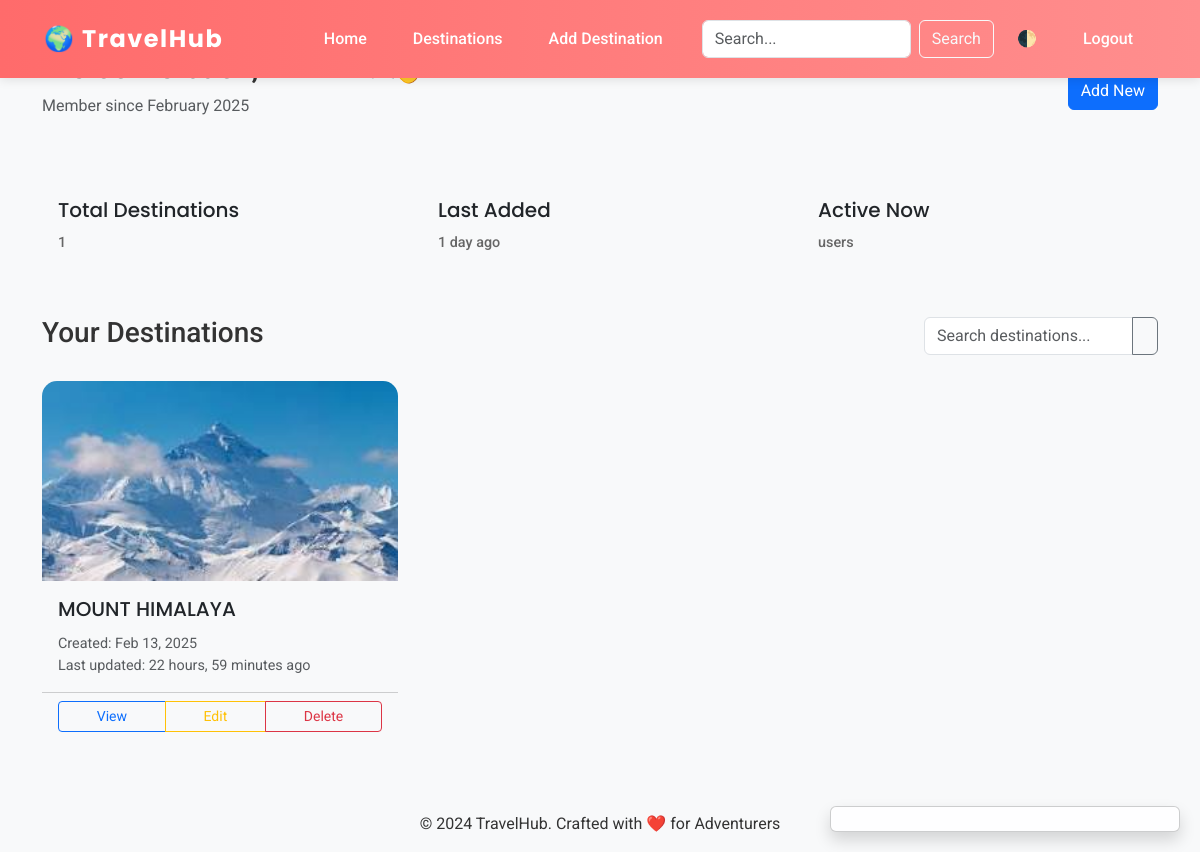
The page /dashboard/ (signed in) on the database its author committed.
### destinations/models.py (models this page shows, shortened)
class Destination(models.Model):
    created_by = models.ForeignKey(
        User,
        on_delete=models.CASCADE,
        related_name='created_destinations',
        verbose_name='Created By'
    )
    favorited_by = models.ManyToManyField(
        User,
        related_name='favorite_destinations',
        blank=True,
        verbose_name='Favorited By'
    )
    place_name = models.CharField(
        max_length=200,
        verbose_name='Destination Name',
        help_text="Official name of the tourist destination"
    )
    state = models.CharField(
        max_length=100,
        verbose_name='State/Province',
        help_text="State or province where the destination is located"
    )
    district = models.CharField(
        max_length=100,
        verbose_name='District/County',
        help_text="District or county within the state"
    )
    description = models.TextField(
        verbose_name='Description',
        help_text="Detailed description of the location and its attractions"
    )
    weather = models.CharField(
        max_length=100,
        verbose_name='Climate',
        help_text="Typical weather conditions and climate"
    )
    google_map_link = models.URLField(
        max_length=500,
        verbose_name='Google Maps Link',
        help_text="Full Google Maps URL for the location"
    )
    image = models.ImageField(
        upload_to='destinations/%Y/%m/%d/',
        verbose_name='Featured Image',
        help_text="Primary display image for the destination"
    )
    is_featured = models.BooleanField(
        default=False,
        verbose_name='Featured Destination',
        help_text="Check to highlight this as a featured destination"
    )
    created_at = models.DateTimeField(
        auto_now_add=True,
        verbose_name='Creation Date',
        editable=False
    )
    modified_at = models.DateTimeField(
        auto_now=True,
        verbose_name='Last Modified'
    )
    class Meta:
        ordering = ['-created_at']
        verbose_name = 'Tourist Destination'
        verbose_name_plural = 'Tourist Destinations'
        indexes = [
            models.Index(fields=['place_name', 'state']),
            models.Index(fields=['created_at']),
            models.Index(fields=['is_featured']),
        ]

### destinations/views.py (the view)
# urls.py: path('dashboard/', DashboardView.as_view(), name='dashboard'),
class DashboardView(LoginRequiredMixin, ListView):
    template_name = 'destinations/dashboard.html'
    context_object_name = 'created_destinations'
    paginate_by = 8
    def get_queryset(self):
        return Destination.objects.filter(created_by=self.request.user).select_related('created_by')
    def get_context_data(self, **kwargs):
        context = super().get_context_data(**kwargs)
        user = self.request.user
        context.update({
            'favorite_destinations': user.favorite_destinations.select_related('created_by'),
            'stats': {
                'total_created': self.get_queryset().count(),
                'total_favorites': user.favorite_destinations.count(),
                'active_users': User.objects.filter(is_active=True).count()
            }
        })
        return context

### destinations/templates/destinations/dashboard.html (shortened to what this page needs)
{% extends 'base.html' %}
{% load static %}
{% block content %}
<div class="container mt-5">
    <div class="dashboard-header mb-5">
        <div class="row align-items-center">
            <div class="col-md-8">
                <h2>Welcome back, {{ user.username }}! 👋</h2>
                <p class="text-muted">Member since {{ user.date_joined|date:"F Y" }}</p>
            </div>
            <div class="col-md-4 text-end">
                <a href="{% url 'destination_create' %}" class="btn btn-primary">
                     Add New
                </a>
            </div>
        </div>
    </div>
    <div class="row mb-5">
        <div class="col-md-4">
            <div class="card stat-card">
                <div class="card-body">
                    <h5 class="card-title">Total Destinations</h5>
                    <h2 class="card-text">{{ created_destinations.count }}</h2>
                </div>
            </div>
        </div>
        <div class="col-md-4">
            <div class="card stat-card">
                <div class="card-body">
                    <h5 class="card-title">Last Added</h5>
                    <h2 class="card-text">
                        {% if created_destinations %}
                            {{ created_destinations.0.created_at|timesince }} ago
                        {% else %}
                            -
                        {% endif %}
                    </h2>
                </div>
            </div>
        </div>
        <div class="col-md-4">
            <div class="card stat-card">
                <div class="card-body">
                    <h5 class="card-title">Active Now</h5>
                    <h2 class="card-text">{{ active_users }} users</h2>
                </div>
            </div>
        </div>
    </div>
    <div class="dashboard-content">
        <div class="d-flex justify-content-between align-items-center mb-4">
            <h3>Your Destinations</h3>
            <div class="dashboard-actions">
                <div class="input-group" style="max-width: 300px;">
                    <input type="text" class="form-control" placeholder="Search destinations..."
                           hx-get="{% url 'destination_list' %}" hx-trigger="keyup changed delay:500ms"
                           hx-target="#destinations-list" name="q">
                    <button class="btn btn-outline-secondary" type="button">
                    </button>
                </div>
            </div>
        </div>
        <div class="row" id="destinations-list">
            {% for destination in created_destinations %}
            <div class="col-md-4 mb-4">
                <div class="card h-100">
                    <img src="{{ destination.image.url }}" class="card-img-top"
                         alt="{{ destination.place_name }}" style="height: 200px; object-fit: cover;">
                    <div class="card-body">
                        <h5 class="card-title">{{ destination.place_name }}</h5>
                        <p class="card-text text-muted small">
                            Created: {{ destination.created_at|date:"M d, Y" }}<br>
                            Last updated: {{ destination.modified_at|timesince }} ago
                        </p>
                    </div>
                    <div class="card-footer bg-transparent">
                        <div class="btn-group w-100">
                            <a href="{% url 'destination_detail' destination.pk %}"
                               class="btn btn-sm btn-outline-primary">
                                 View
                            </a>
                            <a href="{% url 'destination_update' destination.pk %}"
                               class="btn btn-sm btn-outline-warning">
                                 Edit
                            </a>
                            <button class="btn btn-sm btn-outline-danger"
                                    data-bs-toggle="modal"
                                    data-bs-target="#deleteModal-{{ destination.pk }}">
                                 Delete
                            </button>
                        </div>
                    </div>
                </div>
            </div>
            {% empty %}
            <div class="col-12">
                <div class="alert alert-info text-center">
                    No destinations found. Start by adding one!
                </div>
            </div>
            {% endfor %}
        </div>
    </div>
</div>
<div class="toast-container position-fixed bottom-0 end-0 p-3">
</div>
{% endblock %}

### static/css/styles.css (style rules this page uses)
:root { --bg-light: #f8f9fa; --bg-dark: #1a1a1a; --text-light: #333; --text-dark: #fff; }
body { margin: 0; padding: 0; font-family: 'Roboto', sans-serif; background-color: var(--bg-light); color: var(--text-light); transition: background-color 0.3s, color 0.3s; }
.card { border: none; border-radius: 15px; transition: transform 0.3s, box-shadow 0.3s; overflow: hidden; background-color: inherit; }
.card-img-top { height: 250px; object-fit: cover; opacity: 0; transition: opacity 0.3s; }
.card-title { font-family: 'Poppins', sans-serif; font-size: 1.25rem; margin-bottom: 0.75rem; }
.card-text { color: #666; font-size: 0.9rem; margin-bottom: 1.5rem; }

### rows shown on the page
Destination: created_at "1 day", image (picture), place_name "MOUNT HIMALAYA", created_at "Feb 13, 2025", modified_at "22 hours, 59 minutes"

### other values the page prints
{{ user.date_joined|date:"F Y" }} "February 2025"
{{ created_destinations.count }} "1"
